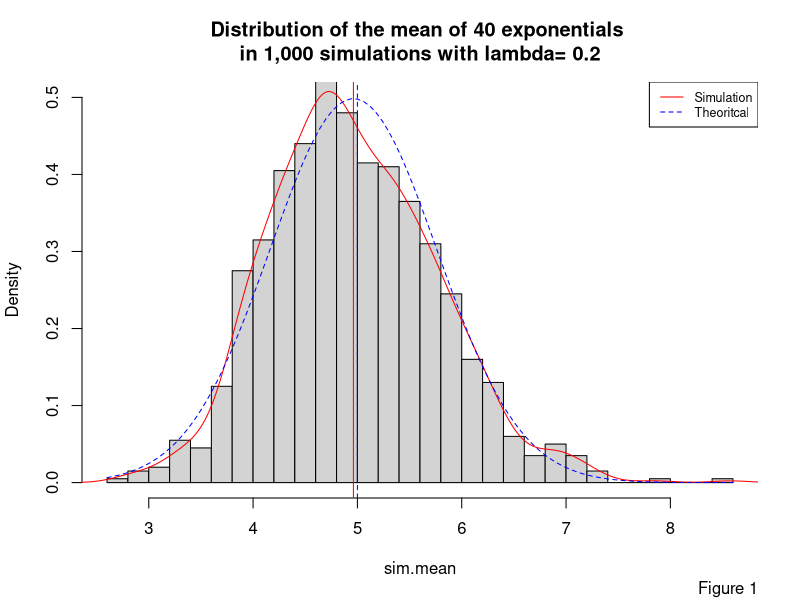
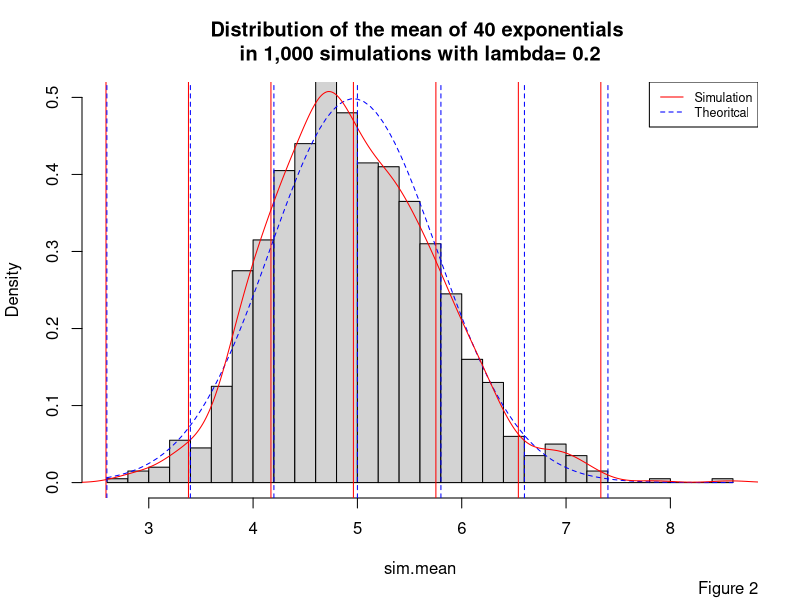
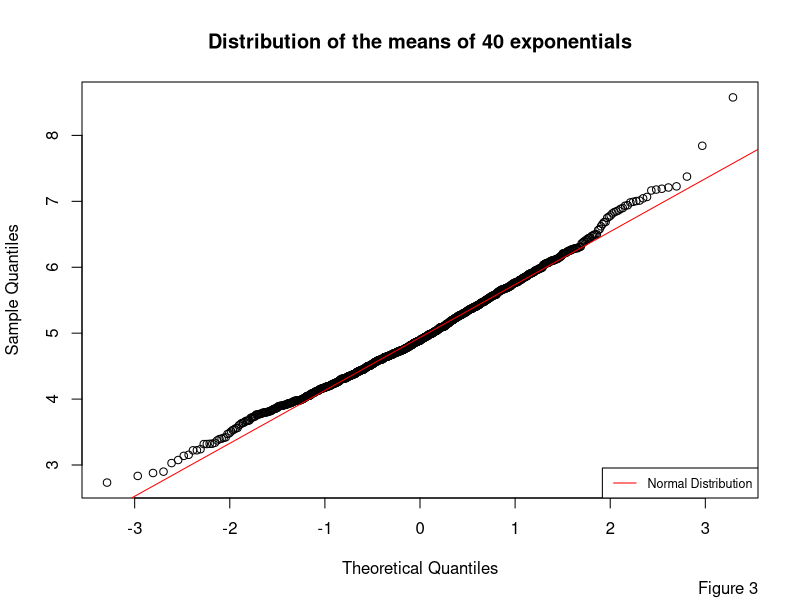

These figures' R source, in order:
## ---- chunk 1
set.seed(17);this_lambda<-0.2;this_sample_size<-40 # set seed, lambda and sample size
# simulate with 40 exponential samples 1000 times
sim.set <- replicate(1000, rexp(this_sample_size, this_lambda)) # simulate data
sim.mean <- apply(sim.set, 2, mean)  # get the mean of each simulation
## ---- chunk 2
# mean of the means of the simulations and the theoretical center 
c(mean(sim.mean), 1/this_lambda)
## ---- chunk 3
hist(sim.mean, probability=T, breaks=30, main="Distribution of the mean of 40 exponentials \nin 1,000 simulations with lambda= 0.2", ylim=c(0, 0.5), col="light grey")
abline(v=mean(sim.mean), col="red")
abline(v=1/this_lambda, col="blue", lty=2)
lines(density(sim.mean), col="red")
x<-seq(min(sim.mean), max(sim.mean),1000)
curve(dnorm(x, mean=mean(sim.mean), sd=sd(sim.mean)), add=TRUE, col="blue", lty=2)
legend("topright", legend=c("Simulation", "Theoritcal"), lty=c(1,2), col=c("red", "blue"),cex = 0.75)
mtext("Figure 1", 1, adj=1, line=4)
## ---- chunk 4
# Compare the standard deviation and variance in the sample and theory
matrix(c(sd(sim.mean), (1/this_lambda)/sqrt(this_sample_size),var(sim.mean), 
         1/((this_lambda^2) * this_sample_size)),ncol=2,byrow=TRUE, 
       dimnames=list(c("Standard deviation","Variance"), c("Sample", "Theory")))
## ---- chunk 5
sample_sd <- (1/this_lambda)/sqrt(this_sample_size)
this_sd <- sd(sim.mean)
hist(sim.mean, probability=T, breaks=30, main="Distribution of the mean of 40 exponentials \nin 1,000 simulations with lambda= 0.2", ylim=c(0, 0.5), col="light grey")
x<-seq(min(sim.mean), max(sim.mean),1000)
curve(dnorm(x, mean=mean(sim.mean), sd=sd(sim.mean)), add=TRUE, col="blue", lty=2)
legend("topright", legend=c("Simulation", "Theoritcal"), lty=c(1,2), col=c("red", "blue"),cex = 0.75)
lines(density(sim.mean), col="red")
abline(v=mean(sim.mean), col="red")
abline(v=mean(sim.mean)+sample_sd, col="red")
abline(v=mean(sim.mean)-sample_sd, col="red")
abline(v=mean(sim.mean)+(2*sample_sd), col="red")
abline(v=mean(sim.mean)-(2*sample_sd), col="red")
abline(v=mean(sim.mean)+(3*sample_sd), col="red")
abline(v=mean(sim.mean)-(3*sample_sd), col="red")
abline(v=1/this_lambda, col="blue", lty=2)
abline(v=(1/this_lambda)+this_sd, col="blue", lty=2)
abline(v=(1/this_lambda)-this_sd, col="blue", lty=2)
abline(v=(1/this_lambda)+(2*this_sd), col="blue", lty=2)
abline(v=(1/this_lambda)-(2*this_sd), col="blue", lty=2)
abline(v=(1/this_lambda)+(3*this_sd), col="blue", lty=2)
abline(v=(1/this_lambda)-(3*this_sd), col="blue", lty=2)
mtext("Figure 2", 1, adj=1, line=4)
## ---- chunk 6
# Compare the distribution of averages of 40 exponentials to a normal distribution
qqnorm(sim.mean, main="Distribution of the means of 40 exponentials")
qqline(sim.mean, col = "red")
legend("bottomright", legend="Normal Distribution", lty=1, col="red",cex = 0.75)
mtext("Figure 3", 1, adj=1, line=4)
